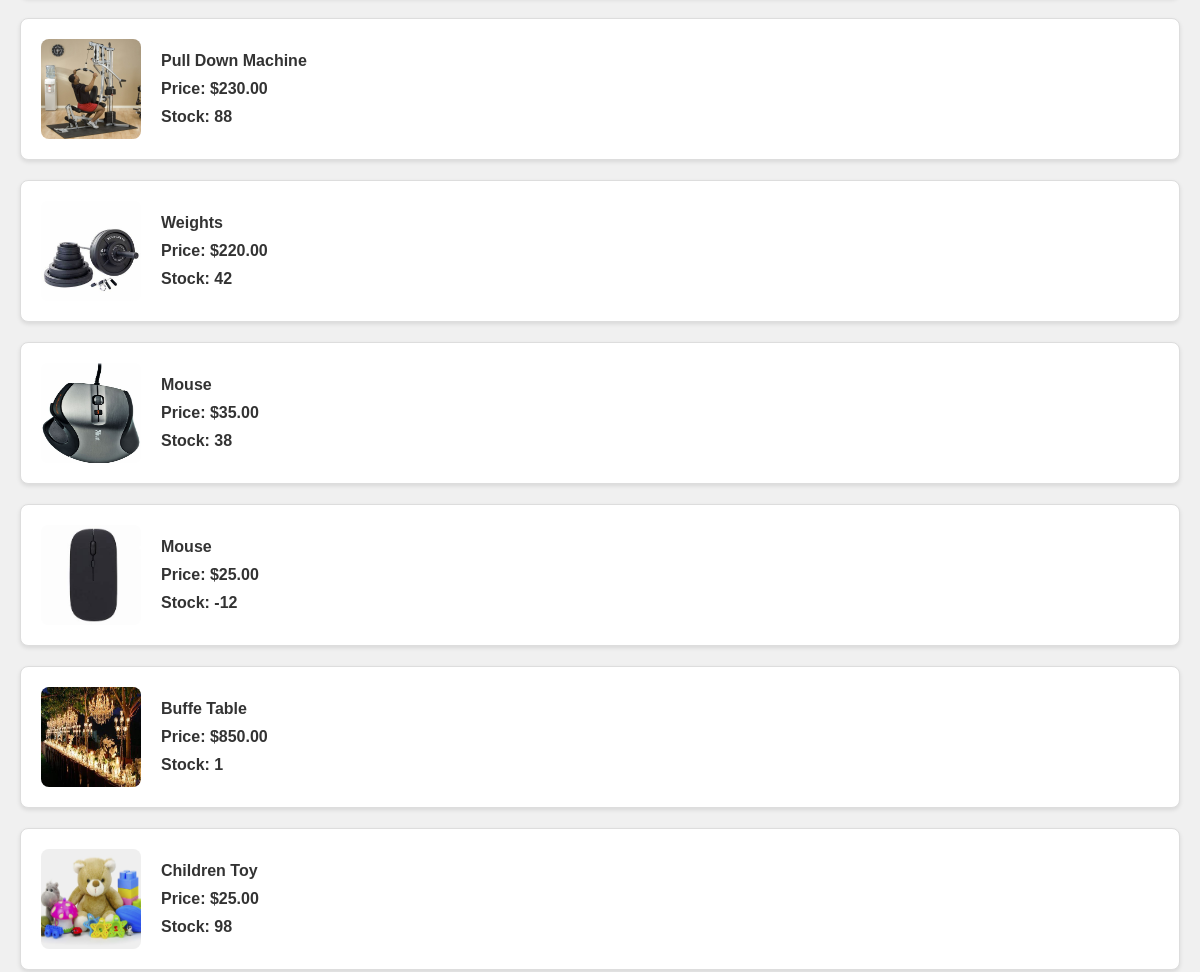
Before: /member/recent_sales (signed in, middle part) with the older database file.
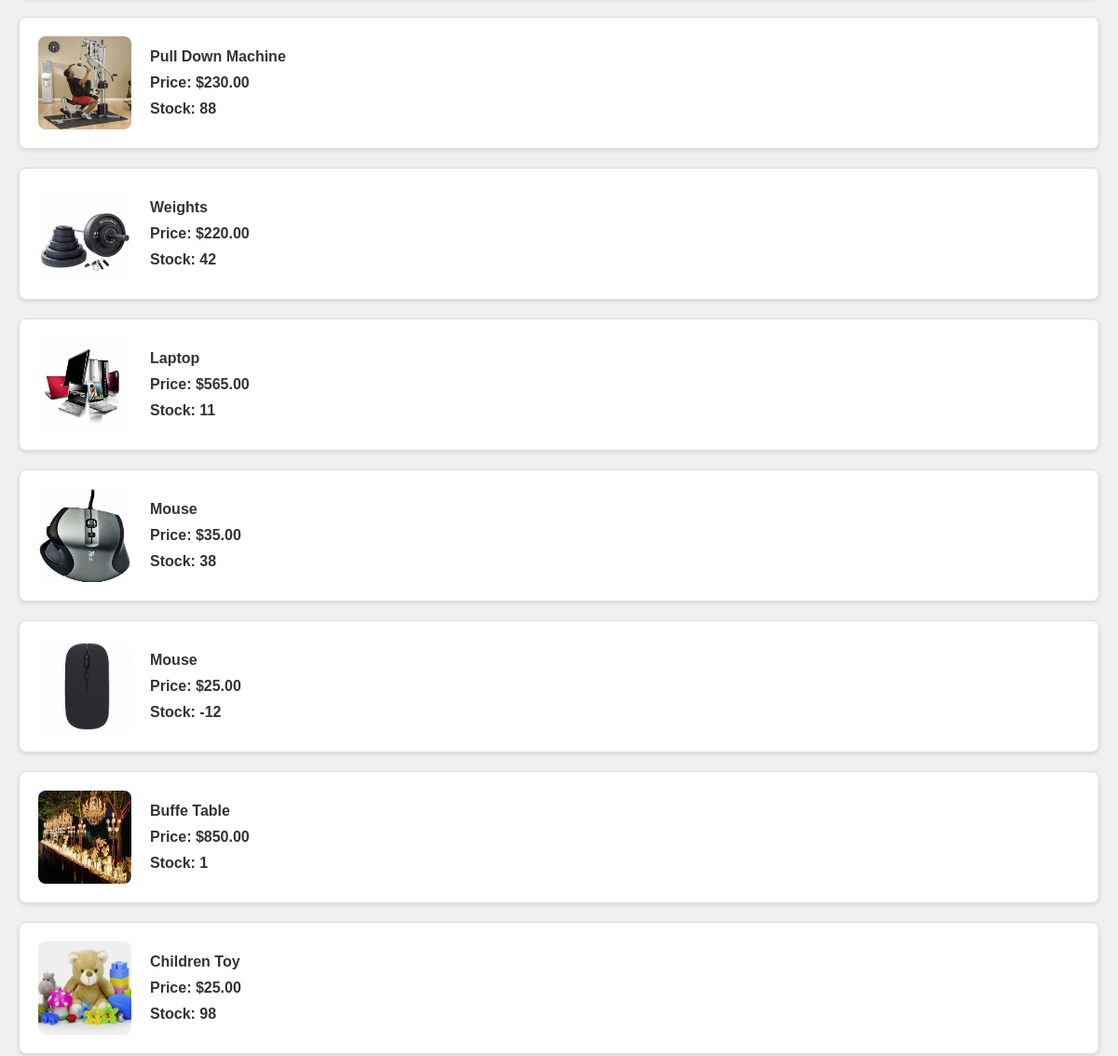
After: the same page with the newer database file.
### product/models.py (models this page shows, shortened)
class Products(models.Model):
    name = models.ForeignKey(User,on_delete=models.CASCADE)
    product_name = models.CharField(max_length=200)
    product_description = models.TextField(max_length=500)
    product_price = models.DecimalField('Price',max_digits=7,decimal_places=2)
    product_discounted_price = models.DecimalField('Discounted Price',max_digits=7,decimal_places=2,null=True,blank=True)
    product_delivery_charge = models.IntegerField(default=0)
    product_tax_rate = models.DecimalField(decimal_places=3,max_digits=5, null= True, blank= True)
    product_specification = models.TextField(null= True, blank= True)
    product_posted_date = models.DateField( auto_now_add=True)
    product_images = models.ImageField(upload_to='products/')
    product_images2 = models.ImageField(null=True,blank=True,upload_to='products/')
    product_images3 = models.ImageField(null=True,blank=True,upload_to='products/')
    product_images4 = models.ImageField(null=True,blank=True,upload_to='products/')
    product_images5 = models.ImageField(null=True,blank=True,upload_to='products/')
    categories_choices = product_categories = {
    "ELECTRONICS": "Electronics",
    "CLOTHING & ACCESSORIES": "Clothing & Accessories",
    "HOME & KITCHEN": "Home & Kitchen",
    "BEAUTY & PERSONAL CARE": "Beauty & Personal Care",
    "HEALTH & FITNESS": "Health & Fitness",
    "TOYS & GAMES": "Toys & Games",
    "BOOKS & MEDIA": "Books & Media",
    "AUTOMOTIVE": "Automotive",
    "SPORTS & OUTDOORS": "Sports & Outdoors",
    "PET SUPPLIES": "Pet Supplies",
    "HOME APPLIANCES": "Home Appliances",
    "OFFICE SUPPLIES": "Office Supplies",
    "FURNITURE & DECOR": "Furniture & Decor",
    "JEWELRY & WATCHES": "Jewelry & Watches",
    "BABY & TODDLER": "Baby & Toddler",
    "FOOD & GROCERIES": "Food & Groceries",
    "ARTS & CRAFTS": "Arts & Crafts",
    "MUSICAL INSTRUMENTS": "Musical Instruments",
    "GARDEN & OUTDOOR LIVING": "Garden & Outdoor Living",
    "TRAVEL & LUGGAGE": "Travel & Luggage",
    "SMARTPHONE": "Smartphone",
    "LAPTOP": "Laptop",
    "CAMERA": "Camera",
    "TV": "TV",
    "HEADPHONE": "Headphone",
    "GADGET": "Gadget",
    "APPAREL": "Apparel",
    "BAG": "Bag",
    "JEWELRY": "Jewelry",
    "SUNGLASSES": "Sunglasses",
    "WATCH": "Watch",
    "HOME IMPROVEMENT": "Home Improvement",
    "DECOR": "Decor",
    "KITCHEN APPLIANCES": "Kitchen Appliances",
    "COOKWARE": "Cookware",
    "FURNITURE": "Furniture",
    "SKINCARE": "Skincare",
    "MAKEUP": "Makeup",
    "HAIRCARE": "Haircare",
    "GROOMING": "Grooming",
    "FRAGRANCES": "Fragrances",
    "EXERCISE EQUIPMENT": "Exercise Equipment",
    "NUTRITIONAL SUPPLEMENTS": "Nutritional Supplements",
    "FITNESS TRACKERS": "Fitness Trackers",
    "YOGA MATS": "Yoga Mats",
    "TOYS": "Toys",
    "BOARD GAMES": "Board Games",
    "PUZZLES": "Puzzles",
    "EDUCATIONAL TOYS": "Educational Toys",
    "OUTDOOR PLAY EQUIPMENT": "Outdoor Play Equipment",
    "BOOKS": "Books",
    "E-BOOKS": "E-books",
    "AUDIOBOOKS": "Audiobooks",
    "DVDS": "DVDs",
    "CDS": "CDs",
    "DIGITAL MEDIA": "Digital Media",
    "CAR PARTS": "Car Parts",
    "ACCESSORIES": "Accessories",
    "TOOLS": "Tools",
    "MAINTENANCE SUPPLIES": "Maintenance Supplies",
    "ELECTRONICS": "Electronics",
    "SPORTING EQUIPMENT": "Sporting Equipment",
    "CAMPING GEAR": "Camping Gear",
    "HIKING GEAR": "Hiking Gear",
    "OUTDOOR CLOTHING": "Outdoor Clothing",
    "FOOD": "Food",
    "TOYS": "Toys",
    "GROOMING PRODUCTS": "Grooming Products",
    "BEDS": "Beds",
    "CARRIERS": "Carriers",
    "LARGE APPLIANCES": "Large Appliances",
    "SMALL APPLIANCES": "Small Appliances",
    "STATIONERY": "Stationery",
    "DESK ORGANIZERS": "Desk Organizers",
    "PRINTERS": "Printers",
    "OFFICE FURNITURE": "Office Furniture",
    "TECHNOLOGY ACCESSORIES": "Technology Accessories",
    "SOFAS": "Sofas",
    "CHAIRS": "Chairs",
    "TABLES": "Tables",
    "LIGHTING FIXTURES": "Lighting Fixtures",
    "RUGS": "Rugs",
    "RINGS": "Rings",
    "NECKLACES": "Necklaces",
    "BRACELETS": "Bracelets",
    "EARRINGS": "Earrings",
    "WATCHES": "Watches",
    "CLOTHING": "Clothing",
    "DIAPERS": "Diapers",
    "FEEDING SUPPLIES": "Feeding Supplies",
    "STROLLERS": "Strollers",
    "TOYS": "Toys",
    "NON-PERISHABLE FOOD": "Non-perishable Food",
    "SNACKS": "Snacks",
    "BEVERAGES": "Beverages",
    "GOURMET FOODS": "Gourmet Foods",
    "SPICES": "Spices",
    "ART SUPPLIES": "Art Supplies",
    "CRAFTING MATERIALS": "Crafting Materials",
    "DIY KITS": "DIY Kits",
    "SEWING SUPPLIES": "Sewing Supplies",
    "GUITARS": "Guitars",
    "KEYBOARDS": "Keyboards",
    "DRUMS": "Drums",
    "VIOLINS": "Violins",
    "WIND INSTRUMENTS": "Wind Instruments",
    "GARDENING TOOLS": "Gardening Tools",
    "PLANTS": "Plants",
    "OUTDOOR FURNITURE": "Outdoor Furniture",
    "BBQ GRILLS": "BBQ Grills",
    "LUGGAGE SETS": "Luggage Sets",
    "BACKPACKS": "Backpacks",
    "TRAVEL ACCESSORIES": "Travel Accessories",
    "TOILETRIES": "Toiletries",
    "OUTDOOR GEAR": "Outdoor Gear"
    }
    product_category = models.CharField('category',max_length=100,choices=categories_choices)
    product_quantity = models.IntegerField()
    sellor_name = models.CharField(max_length=100)
    company_name = models.CharField(null= True, blank= True, max_length=200)
    product_website = models.URLField(null= True,blank=True)

### member/views.py (the view)
# urls.py: path('recent_sales',views.sold_products,name='sold_products'),
def sold_products(request):
    if request.user.is_authenticated:
        member = get_object_or_404(Member, user = request.user)
        sales = SalesOrder.objects.filter(sellor = request.user)
        products = member.user_recent_sales.all()
        context = {'products':products,'member':member}
        return render(request,'member/recent_sales.html',context)
    return redirect('registration:login')

### member/templates/member/recent_sales.html (shortened to what this page needs)
{% load static %}
<!DOCTYPE html>
<html lang="en">
<head>
    <link rel="stylesheet" href="{% static 'member/recent_sales_style.css' %}">
</head>
<body>
    <div class="main-content">
        {% if products %}
            {% for product in products %}
            <article class="product-data">
                <img src="{{product.product_images.url}}" alt="Image" class="product-image" width="100" height="100">
                <div class="product-details">
                    <label>{{product.product_name}}</label>
                    <label>Price: ${{product.product_price}}</label>
                    <label>Stock: {{product.product_quantity}}</label>
                </div>
            </article>
            {% endfor %}
        {% else %}
            <h2>No recent sales</h2>
        {% endif %}
    </div>
</body>
</html>

Changed rows visible on the page:
now on this page (row edited): Products: product_images (picture), product_name "Laptop", product_price "565.00", product_quantity "11"
